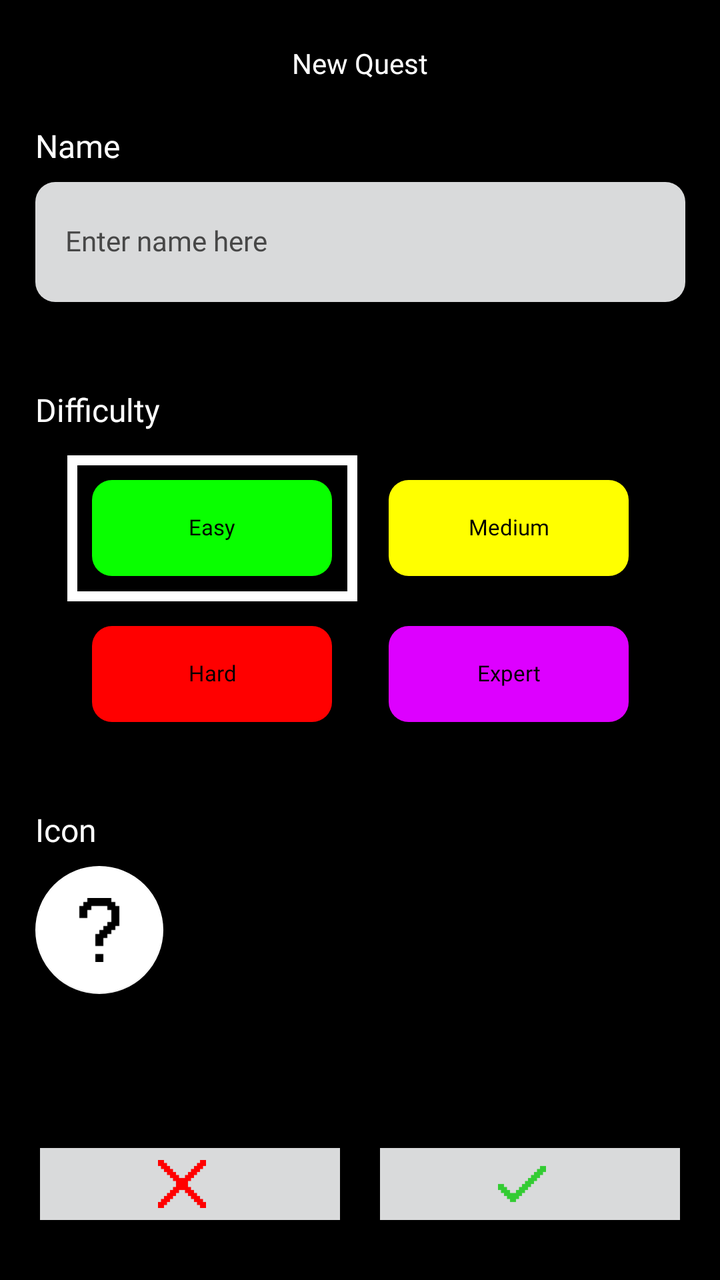
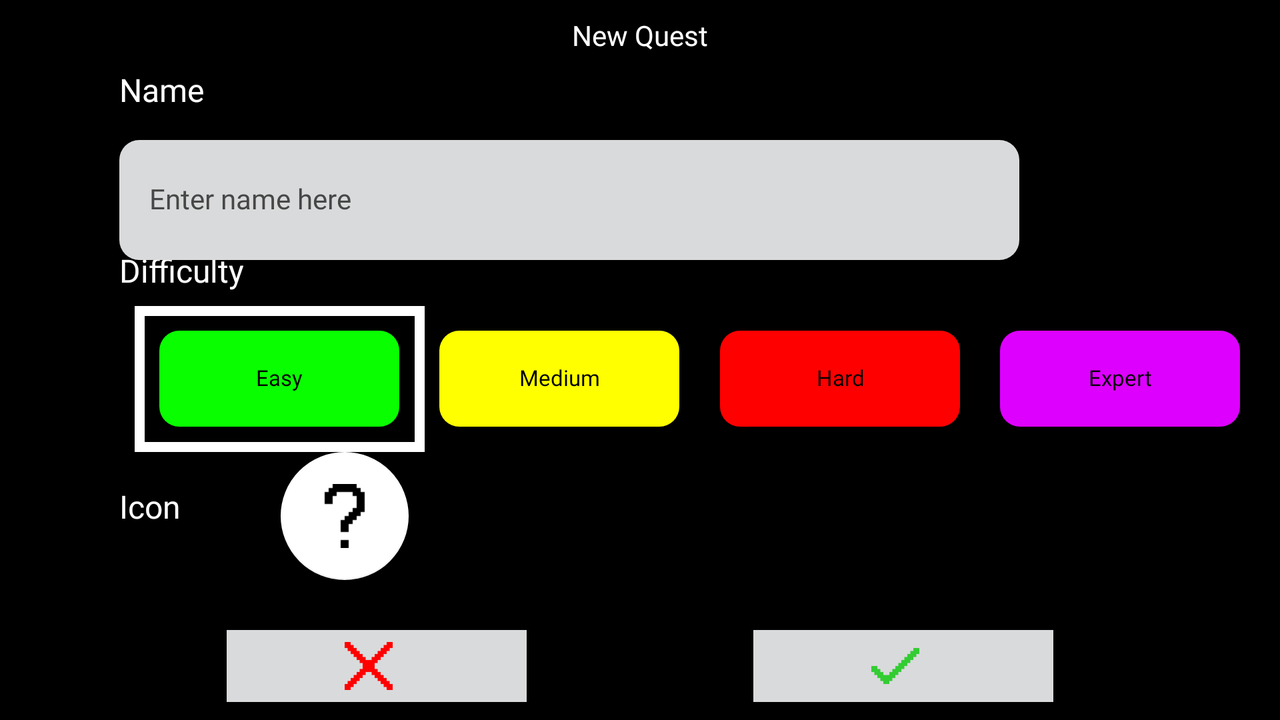

Two renders of one Android screen. The first uses the default layout on a phone; the second uses the alternative layout the repository ships for a different screen configuration, on a matching device. The two XML files are below.
<!-- AndroidManifest.xml: application theme Theme.LevelUp -->
<!-- res/layout/new_quest.xml -->
<?xml version="1.0" encoding="utf-8"?>
<androidx.constraintlayout.widget.ConstraintLayout xmlns:android="http://schemas.android.com/apk/res/android"
    xmlns:app="http://schemas.android.com/apk/res-auto"
    xmlns:tools="http://schemas.android.com/tools"
    android:id="@+id/NewQuest"
    android:layout_width="match_parent"
    android:layout_height="match_parent" >

    <TextView
        style="@style/Text"
        android:id="@+id/NewQuestLabel"
        android:text="@string/new_quest_label"
        app:layout_constraintBottom_toTopOf="@+id/NewItemTopGuideline"
        app:layout_constraintEnd_toEndOf="parent"
        app:layout_constraintStart_toStartOf="parent"
        app:layout_constraintTop_toTopOf="parent" />

    <TextView
        style="@style/Label"
        android:id="@+id/DifficultyLabel"
        android:layout_marginTop="45dp"
        android:text="@string/difficulty_selector_label"
        app:layout_constraintStart_toStartOf="@+id/NameLabel"
        app:layout_constraintTop_toBottomOf="@+id/NameInput" />

    <TextView
        style="@style/Label"
        android:id="@+id/IconLabel"
        android:layout_marginTop="45dp"
        android:text="@string/icon_input_label"
        app:layout_constraintStart_toStartOf="@+id/DifficultyLabel"
        app:layout_constraintTop_toBottomOf="@+id/HardButton" />

    <TextView
        style="@style/Label"
        android:id="@+id/NameLabel"
        android:text="@string/name_label"
        app:layout_constraintEnd_toEndOf="@+id/NameInput"
        app:layout_constraintHorizontal_bias="0.0"
        app:layout_constraintStart_toStartOf="@+id/NameInput"
        app:layout_constraintTop_toTopOf="@+id/NewItemTopGuideline" />

    <EditText
        style="@style/TextInput"
        android:id="@+id/NameInput"
        android:layout_width="325dp"
        android:layout_marginTop="8dp"
        android:autofillHints="quest_name"
        android:ems="10"
        android:hint="@string/name_hint"
        android:inputType="text"
        android:maxLength="@integer/max_quest_name_length"
        app:layout_constraintEnd_toEndOf="parent"
        app:layout_constraintStart_toStartOf="parent"
        app:layout_constraintTop_toBottomOf="@+id/NameLabel" />

    <ImageView
        android:id="@+id/DifficultySelectBox"
        android:layout_width="@dimen/select_box_width"
        android:layout_height="@dimen/select_box_height"
        android:adjustViewBounds="false"
        android:contentDescription="@string/difficulty_select_box_content_description"
        app:layout_constraintBottom_toBottomOf="@+id/EasyButton"
        app:layout_constraintEnd_toEndOf="@+id/EasyButton"
        app:layout_constraintStart_toStartOf="@+id/EasyButton"
        app:layout_constraintTop_toTopOf="@+id/EasyButton"
        app:srcCompat="@drawable/white_border" />

    <androidx.appcompat.widget.AppCompatButton
        style="@style/DifficultyButton"
        android:id="@+id/EasyButton"
        android:layout_marginTop="25dp"
        android:backgroundTint="@color/easy"
        android:text="@string/easy_label"
        app:layout_constraintEnd_toStartOf="@+id/MediumButton"
        app:layout_constraintHorizontal_bias="0.5"
        app:layout_constraintStart_toEndOf="@+id/DifficultySelectBox"
        app:layout_constraintStart_toStartOf="@+id/DifficultyLabel"
        app:layout_constraintTop_toBottomOf="@+id/DifficultyLabel" />

    <androidx.appcompat.widget.AppCompatButton
        style="@style/DifficultyButton"
        android:id="@+id/MediumButton"
        android:backgroundTint="@color/medium"
        android:text="@string/medium_label"
        app:layout_constraintBottom_toBottomOf="@+id/EasyButton"
        app:layout_constraintEnd_toEndOf="@+id/NameInput"
        app:layout_constraintStart_toEndOf="@+id/EasyButton"
        app:layout_constraintTop_toTopOf="@+id/EasyButton" />

    <androidx.appcompat.widget.AppCompatButton
        style="@style/DifficultyButton"
        android:id="@+id/HardButton"
        android:layout_marginTop="25dp"
        android:backgroundTint="@color/hard"
        android:text="@string/hard_label"
        app:layout_constraintStart_toStartOf="@+id/EasyButton"
        app:layout_constraintTop_toBottomOf="@+id/EasyButton" />

    <androidx.appcompat.widget.AppCompatButton
        style="@style/DifficultyButton"
        android:id="@+id/ExpertButton"
        android:backgroundTint="@color/expert"
        android:text="@string/expert_label"
        app:layout_constraintBottom_toBottomOf="@+id/HardButton"
        app:layout_constraintEnd_toEndOf="@+id/MediumButton"
        app:layout_constraintTop_toTopOf="@+id/HardButton"
        app:layout_constraintVertical_bias="0.0" />

    <com.google.android.material.floatingactionbutton.FloatingActionButton
        android:id="@+id/IconButton"
        style="@style/QuestIcon"
        android:layout_marginTop="8dp"
        android:contentDescription="@string/icon_input_content_description"
        app:layout_constraintStart_toStartOf="@+id/IconLabel"
        app:layout_constraintTop_toBottomOf="@+id/IconLabel"
        app:srcCompat="@drawable/question_mark_icon_large" />

    <TextView
        android:id="@+id/DateCreatedLabel"
        style="@style/Label"
        android:layout_width="wrap_content"
        android:layout_height="wrap_content"
        android:text="@string/date_created_label"
        android:visibility="invisible"
        app:layout_constraintBottom_toBottomOf="parent"
        app:layout_constraintEnd_toEndOf="parent"
        app:layout_constraintStart_toStartOf="parent" />

    <androidx.constraintlayout.widget.Guideline
        style="@style/Guideline.Top"
        android:id="@+id/NewItemTopGuideline" />

    <androidx.constraintlayout.widget.Guideline
        style="@style/Guideline.FarBottom"
        android:id="@+id/NewItemBottomGuideline" />

    <Button
        android:id="@+id/CancelButton"
        style="@style/ActionButton.Small"
        android:contentDescription="@string/cancel_button_content_description"
        app:icon="@drawable/times_icon_red_large"
        app:iconTint="@color/warning_icon"
        app:layout_constraintBottom_toBottomOf="parent"
        app:layout_constraintEnd_toStartOf="@+id/ConfirmButton"
        app:layout_constraintHorizontal_bias="0.5"
        app:layout_constraintStart_toStartOf="parent"
        app:layout_constraintTop_toTopOf="@+id/NewItemBottomGuideline" />

    <Button
        style="@style/SaveButton"
        android:id="@+id/ConfirmButton"
        app:layout_constraintBottom_toBottomOf="@+id/CancelButton"
        app:layout_constraintEnd_toEndOf="parent"
        app:layout_constraintHorizontal_bias="0.5"
        app:layout_constraintStart_toEndOf="@+id/CancelButton"
        app:layout_constraintTop_toTopOf="@+id/CancelButton"
        app:layout_constraintVertical_bias="0.95" />

</androidx.constraintlayout.widget.ConstraintLayout>
<!-- resources referenced by this layout -->
<resources>
  <color name="easy">#FF09FF00</color>
  <color name="expert">#FFDD00FF</color>
  <color name="hard">#FFFF0000</color>
  <color name="medium">#FFFFFF00</color>
  <dimen name="select_box_height">73dp</dimen>
  <dimen name="select_box_width">145dp</dimen>
  <!-- drawable white_border (drawable) -->
  <?xml version="1.0" encoding="utf-8"?>
  <shape
      xmlns:android="http://schemas.android.com/apk/res/android"
      android:shape="rectangle"
      android:padding="10dp">
      <stroke android:width="5dp" android:color="@color/white"/>
  </shape>
  <integer name="max_quest_name_length">40</integer>
  <string name="cancel_button_content_description">Red cross</string>
  <string name="date_created_label">Created: %1$s</string>
  <string name="difficulty_select_box_content_description">White box</string>
  <string name="difficulty_selector_label">Difficulty</string>
  <string name="easy_label">Easy</string>
  <string name="expert_label">Expert</string>
  <string name="hard_label">Hard</string>
  <string name="icon_input_content_description">Icon selector</string>
  <string name="icon_input_label">Icon</string>
  <string name="medium_label">Medium</string>
  <string name="name_hint">Enter name here</string>
  <string name="name_label">Name</string>
  <string name="new_quest_label">New Quest</string>
  <style name="ActionButton.Small">
          <item name="android:layout_width">@dimen/action_button_width</item>
          <item name="android:src">@drawable/question_mark_icon</item>
          <item name="iconSize">24dp</item>
      </style>
  <style name="Guideline.FarBottom">
          <item name="layout_constraintGuide_percent">0.85</item>
      </style>
  <style name="Guideline.Top">
          <item name="layout_constraintGuide_percent">0.1</item>
      </style>
  <style name="Label" parent="Text">
          <item name="android:textSize">16sp</item>
      </style>
  <style name="SaveButton" parent="ActionButton.Small">
          <item name="android:contentDescription">@string/confirm_button_content_description</item>
          <item name="icon">@drawable/check_icon_green_large</item>
          <item name="iconTint">@color/confirm_icon</item>
      </style>
  <color name="white">#FFFFFFFF</color>
  <dimen name="action_button_width">150dp</dimen>
  <dimen name="difficulty_button_width">120dp</dimen>
  <dimen name="difficulty_button_height">48dp</dimen>
  <!-- drawable rounded_rectangle (drawable) -->
  <?xml version="1.0" encoding="utf-8"?>
  <shape
      xmlns:android="http://schemas.android.com/apk/res/android"
      android:shape="rectangle"
      android:padding="10dp">
      <corners android:radius="10dp" />
  </shape>
  <color name="text_secondary">#FF000000</color>
  <dimen name="difficulty_font_size">11sp</dimen>
  <color name="quest_card_icon_background">#FFFFFFFF</color>
  <dimen name="quest_card_elevation">0dp</dimen>
  <dimen name="big_round_button">64dp</dimen>
  <dimen name="quest_icon_size">32dp</dimen>
  <string name="confirm_button_content_description">Green check</string>
  <color name="text_primary">#FFFFFFFF</color>
  <color name="background_secondary">#FFD9DADB</color>
  <color name="text_hint">#474747</color>
  <!-- drawable input_cursor_black (drawable) -->
  <?xml version="1.0" encoding="utf-8"?>
  <shape xmlns:android="http://schemas.android.com/apk/res/android"
      android:shape="rectangle" >
      <size
          android:width="@dimen/input_cursor_width" />
      <solid
          android:color="@color/black" />
      <padding
          android:top="@dimen/input_cursor_padding"
          android:bottom="@dimen/input_cursor_padding" />
  </shape>
  <color name="black">#FF000000</color>
  <dimen name="input_cursor_width">6dip</dimen>
  <dimen name="input_cursor_padding">5sp</dimen>
</resources>
<!-- res/layout-land/new_quest.xml (the repository's variant of the layout above) -->
<!-- drawn on the phone turned sideways -->
<?xml version="1.0" encoding="utf-8"?>
<androidx.constraintlayout.widget.ConstraintLayout xmlns:android="http://schemas.android.com/apk/res/android"
    xmlns:app="http://schemas.android.com/apk/res-auto"
    xmlns:tools="http://schemas.android.com/tools"
    android:id="@+id/NewQuest"
    android:layout_width="match_parent"
    android:layout_height="match_parent" >

    <TextView
        android:id="@+id/NewQuestLabel"
        style="@style/Text"
        android:text="@string/new_quest_label"
        app:layout_constraintBottom_toTopOf="@+id/NewItemTopGuideline"
        app:layout_constraintEnd_toEndOf="parent"
        app:layout_constraintStart_toStartOf="parent"
        app:layout_constraintTop_toTopOf="parent" />

    <TextView
        android:id="@+id/DifficultyLabel"
        style="@style/Label"
        android:text="@string/difficulty_selector_label"
        app:layout_constraintBottom_toTopOf="@+id/NewItemBottomGuideline"
        app:layout_constraintEnd_toEndOf="parent"
        app:layout_constraintHorizontal_bias="0.0"
        app:layout_constraintStart_toStartOf="@+id/NameLabel"
        app:layout_constraintTop_toTopOf="@+id/NewItemTopGuideline"
        app:layout_constraintVertical_bias="0.36" />

    <TextView
        android:id="@+id/IconLabel"
        style="@style/Label"
        android:text="@string/icon_input_label"
        app:layout_constraintBottom_toTopOf="@+id/NewItemBottomGuideline"
        app:layout_constraintStart_toStartOf="@+id/DifficultyLabel"
        app:layout_constraintTop_toTopOf="@+id/NewItemTopGuideline"
        app:layout_constraintVertical_bias="0.83" />

    <TextView
        android:id="@+id/NameLabel"
        style="@style/Label"
        android:text="@string/name_label"
        app:layout_constraintBottom_toTopOf="@+id/NewItemBottomGuideline"
        app:layout_constraintEnd_toEndOf="parent"
        app:layout_constraintHorizontal_bias="0.1"
        app:layout_constraintStart_toStartOf="parent"
        app:layout_constraintTop_toTopOf="@+id/NewItemTopGuideline"
        app:layout_constraintVertical_bias="0.0" />

    <EditText
        android:id="@+id/NameInput"
        style="@style/TextInput"
        android:layout_width="450dp"
        android:layout_marginTop="15dp"
        android:autofillHints="event_name"
        android:ems="10"
        android:hint="@string/name_hint"
        android:inputType="textPersonName"
        android:maxLength="@integer/max_quest_name_length"
        app:layout_constraintEnd_toEndOf="parent"
        app:layout_constraintHorizontal_bias="0.0"
        app:layout_constraintStart_toStartOf="@+id/NameLabel"
        app:layout_constraintTop_toBottomOf="@+id/NameLabel" />

    <ImageView
        android:id="@+id/DifficultySelectBox"
        android:layout_width="@dimen/select_box_width"
        android:layout_height="@dimen/select_box_height"
        android:adjustViewBounds="false"
        android:contentDescription="@string/difficulty_select_box_content_description"
        app:layout_constraintBottom_toBottomOf="@+id/EasyButton"
        app:layout_constraintEnd_toEndOf="@+id/EasyButton"
        app:layout_constraintStart_toStartOf="@+id/EasyButton"
        app:layout_constraintTop_toTopOf="@+id/EasyButton"
        app:srcCompat="@drawable/white_border" />

    <androidx.appcompat.widget.AppCompatButton
        android:id="@+id/EasyButton"
        style="@style/DifficultyButton"
        android:layout_marginTop="20dp"
        android:backgroundTint="@color/easy"
        android:text="@string/easy_label"
        app:layout_constraintEnd_toStartOf="@+id/MediumButton"
        app:layout_constraintHorizontal_bias="0.0"
        app:layout_constraintStart_toStartOf="@+id/DifficultyLabel"
        app:layout_constraintTop_toBottomOf="@+id/DifficultyLabel" />

    <androidx.appcompat.widget.AppCompatButton
        android:id="@+id/MediumButton"
        style="@style/DifficultyButton"
        android:backgroundTint="@color/medium"
        android:text="@string/medium_label"
        app:layout_constraintBottom_toBottomOf="@+id/EasyButton"
        app:layout_constraintEnd_toEndOf="@+id/NameInput"
        app:layout_constraintEnd_toStartOf="@+id/HardButton"
        app:layout_constraintHorizontal_bias="0.5"
        app:layout_constraintStart_toEndOf="@+id/EasyButton"
        app:layout_constraintTop_toTopOf="@+id/EasyButton" />

    <androidx.appcompat.widget.AppCompatButton
        android:id="@+id/HardButton"
        style="@style/DifficultyButton"
        android:backgroundTint="@color/hard"
        android:text="@string/hard_label"
        app:layout_constraintBottom_toBottomOf="@+id/MediumButton"
        app:layout_constraintEnd_toStartOf="@+id/ExpertButton"
        app:layout_constraintHorizontal_bias="0.5"
        app:layout_constraintStart_toEndOf="@+id/MediumButton"
        app:layout_constraintTop_toTopOf="@+id/MediumButton" />

    <androidx.appcompat.widget.AppCompatButton
        android:id="@+id/ExpertButton"
        style="@style/DifficultyButton"
        android:backgroundTint="@color/expert"
        android:text="@string/expert_label"
        app:layout_constraintBottom_toBottomOf="@+id/HardButton"
        app:layout_constraintEnd_toEndOf="parent"
        app:layout_constraintHorizontal_bias="0.5"
        app:layout_constraintStart_toEndOf="@+id/HardButton"
        app:layout_constraintTop_toTopOf="@+id/HardButton"
        app:layout_constraintVertical_bias="0.0" />

    <com.google.android.material.floatingactionbutton.FloatingActionButton
        android:id="@+id/IconButton"
        style="@style/QuestIcon"
        android:layout_marginStart="50dp"
        android:layout_marginTop="8dp"
        android:contentDescription="@string/icon_input_content_description"
        app:layout_constraintBottom_toBottomOf="@+id/IconLabel"
        app:layout_constraintStart_toEndOf="@+id/IconLabel"
        app:layout_constraintTop_toTopOf="@+id/IconLabel"
        app:srcCompat="@drawable/question_mark_icon_large" />

    <Button
        android:id="@+id/CancelButton"
        style="@style/ActionButton.Small"
        android:contentDescription="@string/cancel_button_content_description"
        app:icon="@drawable/times_icon_red_large"
        app:iconTint="@color/warning_icon"
        app:layout_constraintBottom_toBottomOf="parent"
        app:layout_constraintEnd_toStartOf="@+id/ConfirmButton"
        app:layout_constraintHorizontal_bias="0.5"
        app:layout_constraintStart_toStartOf="parent"
        app:layout_constraintTop_toTopOf="@+id/NewItemBottomGuideline" />

    <Button
        style="@style/SaveButton"
        android:id="@+id/ConfirmButton"
        app:layout_constraintBottom_toBottomOf="@+id/CancelButton"
        app:layout_constraintEnd_toEndOf="parent"
        app:layout_constraintHorizontal_bias="0.5"
        app:layout_constraintStart_toEndOf="@+id/CancelButton"
        app:layout_constraintTop_toTopOf="@+id/CancelButton"
        app:layout_constraintVertical_bias="0.95" />

    <TextView
        android:id="@+id/DateCreatedLabel"
        style="@style/Label"
        android:layout_width="wrap_content"
        android:layout_height="wrap_content"
        android:text="@string/date_created_label"
        android:visibility="invisible"
        app:layout_constraintBottom_toTopOf="@+id/ConfirmButton"
        app:layout_constraintEnd_toEndOf="parent"
        app:layout_constraintStart_toEndOf="@+id/IconButton"
        app:layout_constraintTop_toBottomOf="@+id/HardButton" />

    <androidx.constraintlayout.widget.Guideline
        android:id="@+id/NewItemTopGuideline"
        style="@style/Guideline.Top" />

    <androidx.constraintlayout.widget.Guideline
        android:id="@+id/NewItemBottomGuideline"
        style="@style/Guideline.FarBottom" />

</androidx.constraintlayout.widget.ConstraintLayout>
